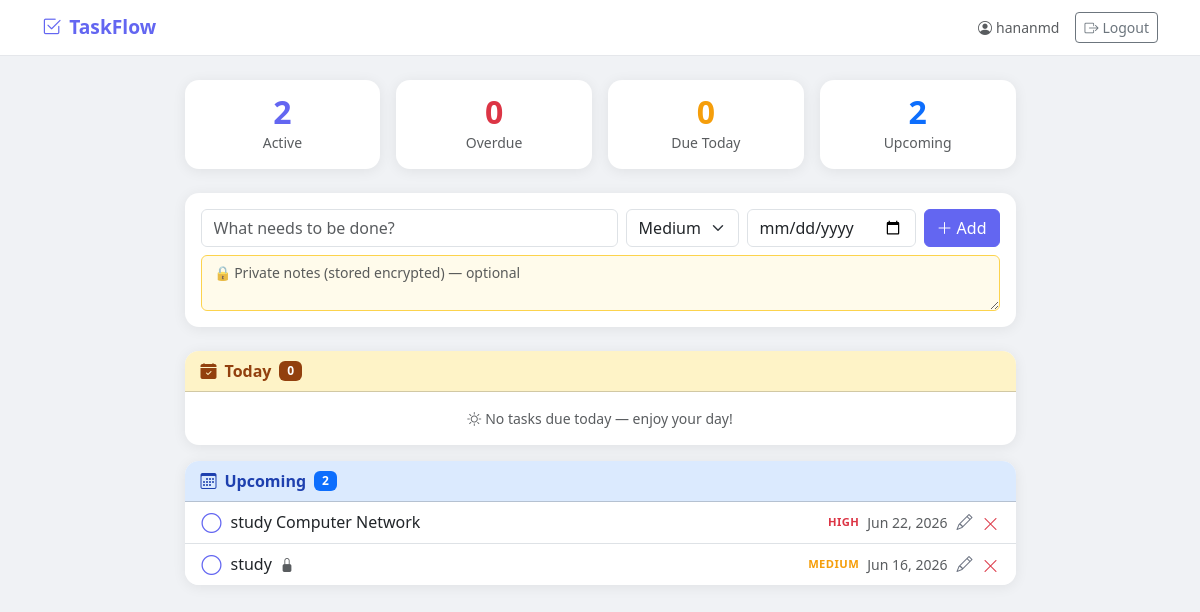
/ (signed in), run on the app's committed database.
### tables this page shows
CREATE TABLE users (
                id            INTEGER PRIMARY KEY AUTOINCREMENT,
                username      TEXT    UNIQUE NOT NULL,
                email         TEXT    UNIQUE NOT NULL,
                password_hash TEXT    NOT NULL,
                created_at    DATETIME DEFAULT CURRENT_TIMESTAMP
            );

CREATE TABLE todos (
                id         INTEGER PRIMARY KEY AUTOINCREMENT,
                user_id    INTEGER NOT NULL,
                title      TEXT    NOT NULL,
                done       INTEGER NOT NULL DEFAULT 0,
                priority   TEXT    NOT NULL DEFAULT 'medium',
                due_date   TEXT,
                notes_enc  TEXT,
                created_at DATETIME DEFAULT CURRENT_TIMESTAMP,
                FOREIGN KEY (user_id) REFERENCES users(id)
            );

### app.py (the view)
@app.route("/")
@login_required
def index():
    today = date.today().isoformat()
    with get_db() as conn:
        active = conn.execute(
            f"SELECT * FROM todos WHERE user_id=? AND done=0 ORDER BY {_PRIORITY_ORDER}, created_at",
            (current_user.id,),
        ).fetchall()
        completed = conn.execute(
            "SELECT * FROM todos WHERE user_id=? AND done=1 ORDER BY created_at DESC",
            (current_user.id,),
        ).fetchall()
    overdue    = [t for t in active if t["due_date"] and t["due_date"] < today]
    today_list = [t for t in active if t["due_date"] == today]
    upcoming   = [t for t in active if t["due_date"] and t["due_date"] > today]
    no_date    = [t for t in active if not t["due_date"]]
    active_count = len(overdue) + len(today_list) + len(upcoming) + len(no_date)
    return render_template(
        "index.html",
        overdue=overdue,
        today_list=today_list,
        upcoming=upcoming,
        no_date=no_date,
        completed=completed,
        active_count=active_count,
        today=today,
    )

### app.py (called while the page is built)
def get_db():
    conn = sqlite3.connect(DB)
    conn.row_factory = sqlite3.Row
    return conn

@login_manager.user_loader
def load_user(user_id):
    with get_db() as conn:
        row = conn.execute("SELECT * FROM users WHERE id=?", (user_id,)).fetchone()
    return User(row) if row else None

@app.template_filter("fmtdate")
def fmtdate(s):
    if not s:
        return ""
    try:
        return datetime.strptime(s, "%Y-%m-%d").strftime("%b %d, %Y")
    except ValueError:
        return s

### templates/index.html (shortened to what this page needs)
{% extends "base.html" %}
{% block content %}
{% macro task_row(t) %}
<li class="list-group-item task-row d-flex align-items-center gap-2 py-2 px-3">
  <form action="{{ url_for('toggle', todo_id=t.id) }}" method="POST" class="mb-0 flex-shrink-0">
    <button type="submit" class="btn btn-link p-0 check-btn" title="Toggle done">
      <i class="bi {% if t.done %}bi-check-circle-fill{% else %}bi-circle{% endif %} fs-5"></i>
    </button>
  </form>
  <span class="flex-grow-1 {% if t.done %}task-done{% endif %} text-truncate">
    {{ t.title }}
    {% if t.notes_enc %}
    <i class="bi bi-lock-fill ms-1 small text-muted" title="Has encrypted note"></i>
    {% endif %}
  </span>
  <span class="p-{{ t.priority }} text-uppercase flex-shrink-0">{{ t.priority }}</span>
  {% if t.due_date %}
  <small class="text-muted text-nowrap flex-shrink-0">{{ t.due_date | fmtdate }}</small>
  {% endif %}
  {% if not t.done %}
  <a href="{{ url_for('edit', todo_id=t.id) }}"
     class="btn btn-link p-0 edit-btn flex-shrink-0" title="Edit">
    <i class="bi bi-pencil fs-6"></i>
  </a>
  {% endif %}
  <form action="{{ url_for('delete', todo_id=t.id) }}" method="POST" class="mb-0 flex-shrink-0">
    <button type="submit" class="btn btn-link p-0 del-btn" title="Delete">
      <i class="bi bi-x-lg"></i>
    </button>
  </form>
</li>
{% endmacro %}
<div class="row justify-content-center">
  <div class="col-12 col-lg-9">
    <div class="row g-3 mb-4">
      <div class="col-6 col-md-3">
        <div class="app-card card text-center py-3 px-2">
          <div class="stat-val" style="color:var(--brand)">{{ active_count }}</div>
          <div class="small text-muted mt-1">Active</div>
        </div>
      </div>
      <div class="col-6 col-md-3">
        <div class="app-card card text-center py-3 px-2">
          <div class="stat-val text-danger">{{ overdue | length }}</div>
          <div class="small text-muted mt-1">Overdue</div>
        </div>
      </div>
      <div class="col-6 col-md-3">
        <div class="app-card card text-center py-3 px-2">
          <div class="stat-val" style="color:#f59e0b">{{ today_list | length }}</div>
          <div class="small text-muted mt-1">Due Today</div>
        </div>
      </div>
      <div class="col-6 col-md-3">
        <div class="app-card card text-center py-3 px-2">
          <div class="stat-val text-primary">{{ upcoming | length }}</div>
          <div class="small text-muted mt-1">Upcoming</div>
        </div>
      </div>
    </div>
    <div class="app-card card mb-4">
      <div class="card-body p-3">
        <form action="{{ url_for('add') }}" method="POST">
          <div class="row g-2 align-items-end mb-2">
            <div class="col">
              <input type="text" name="title" class="form-control"
                     placeholder="What needs to be done?" autofocus required />
            </div>
            <div class="col-auto">
              <select name="priority" class="form-select" title="Priority">
                <option value="medium" selected>Medium</option>
              </select>
            </div>
            <div class="col-auto">
              <input type="date" name="due_date" class="form-control" title="Due date" />
            </div>
            <div class="col-auto">
              <button type="submit" class="btn btn-brand">
                <i class="bi bi-plus-lg me-1"></i>Add
              </button>
            </div>
          </div>
          <textarea name="notes" class="form-control notes-input" rows="2"
                    placeholder="🔒 Private notes (stored encrypted) — optional"></textarea>
        </form>
      </div>
    </div>
    <div class="app-card card mb-3">
      <div class="card-header section-today fw-semibold py-2 px-3 d-flex align-items-center">
        <i class="bi bi-calendar-check-fill me-2"></i>Today
        <span class="badge ms-2" style="background:#92400e">{{ today_list | length }}</span>
      </div>
      {% if today_list %}
      <ul class="list-group list-group-flush">
        {% for t in today_list %}{{ task_row(t) }}{% endfor %}
      </ul>
      {% else %}
      <div class="card-body text-center text-muted py-3 small">
        <i class="bi bi-sun me-1"></i>No tasks due today — enjoy your day!
      </div>
      {% endif %}
    </div>
    {% if upcoming %}
    <div class="app-card card mb-3">
      <div class="card-header section-upcoming fw-semibold py-2 px-3 d-flex align-items-center">
        <i class="bi bi-calendar3 me-2"></i>Upcoming
        <span class="badge bg-primary ms-2">{{ upcoming | length }}</span>
      </div>
      <ul class="list-group list-group-flush">
        {% for t in upcoming %}{{ task_row(t) }}{% endfor %}
      </ul>
    </div>
    {% endif %}
  </div>
</div>
{% endblock %}

### templates/base.html (shortened to what this page needs)
<!DOCTYPE html>
<html lang="en">
<head>
  <link href="https://cdn.jsdelivr.net/npm/bootstrap@5.3.3/dist/css/bootstrap.min.css" rel="stylesheet" />
  <link href="https://cdn.jsdelivr.net/npm/bootstrap-icons@1.11.3/font/bootstrap-icons.min.css" rel="stylesheet" />
</head>
<body>
<nav class="navbar navbar-light bg-white mb-4">
  <div class="container-lg">
    <a class="navbar-brand" href="{{ url_for('index') if current_user.is_authenticated else url_for('login') }}">
      <i class="bi bi-check2-square me-2"></i>TaskFlow
    </a>
    {% if current_user.is_authenticated %}
    <div class="d-flex align-items-center gap-3">
      <span class="text-muted small d-none d-sm-inline">
        <i class="bi bi-person-circle me-1"></i>{{ current_user.username }}
      </span>
      <a href="{{ url_for('logout') }}" class="btn btn-sm btn-outline-secondary">
        <i class="bi bi-box-arrow-right me-1"></i>Logout
      </a>
    </div>
    {% endif %}
  </div>
</nav>
<div class="container-lg pb-5">
  {% block content %}{% endblock %}
</div>
</body>
</html>

### templates/base.html (style rules this page uses)
:root { --brand: #6366f1; --brand-dark: #4f46e5; }
body { background: #f0f2f5; min-height: 100vh; }
.navbar { border-bottom: 1px solid #e5e7eb; }
.navbar-brand { color: var(--brand) !important; font-weight: 700; font-size: 1.2rem; }
.btn-brand { background: var(--brand); border-color: var(--brand); color: #fff; }
.app-card { border-radius: 14px; overflow: hidden; box-shadow: 0 2px 14px rgba(0,0,0,.07); border: none; }
.stat-val { font-size: 2rem; font-weight: 700; line-height: 1; }
.task-row { transition: background .12s; }
.check-btn { color: var(--brand); line-height: 1; }
.del-btn { color: #dc3545; line-height: 1; }
.edit-btn { color: #6b7280; line-height: 1; }
.p-high { color: #dc3545; font-size: .7rem; font-weight: 700; letter-spacing: .04em; }
.p-medium { color: #f59e0b; font-size: .7rem; font-weight: 700; letter-spacing: .04em; }
.notes-input { background: #fffbeb; border-color: #fcd34d; font-size: .875rem; }
.section-today { background: #fef3c7; color: #92400e; }
.section-upcoming { background: #dbeafe; color: #1e40af; }

### data on the page
users: username "hananmd"
todos: done 0 (drawn), title "study Computer Network", priority "HIGH", due_date|fmtdate "Jun 22, 2026"
todos: done 0 (drawn), title "study", priority "MEDIUM", due_date|fmtdate "Jun 16, 2026"

### other printed values
{{ active_count }} "2"
{{ overdue | length }} "0"
{{ today_list | length }} "0"
{{ upcoming | length }} "2"
